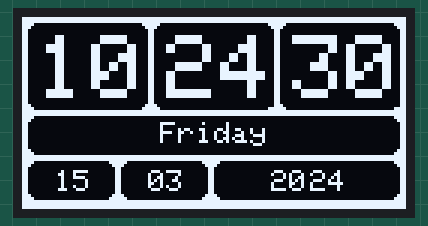
Simulated run of this sketch. Board: Arduino Uno, built with avr-gcc and run on an emulated ATmega328P. Shown: 128×64 one-colour display. The local clock reads 2024-03-15 10:24:30 at power-on unless the sketch sets it; what the sketch prints to the serial monitor is not drawn.

Above: at 0.1 s.
At 3.1 s:
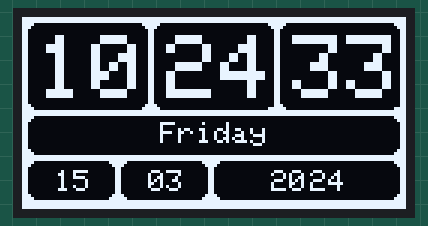
At 9.1 s:
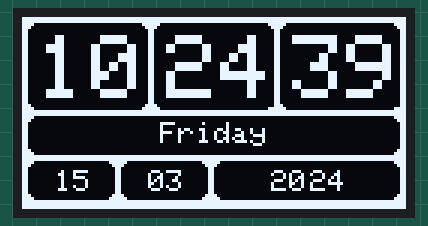
At 19.1 s:
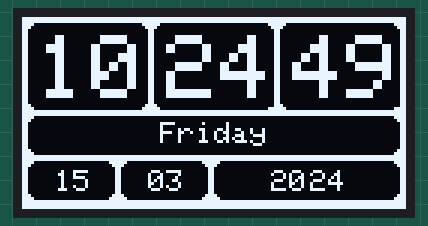
At 27.1 s:
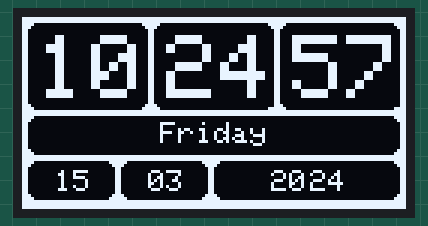
At 38.1 s:
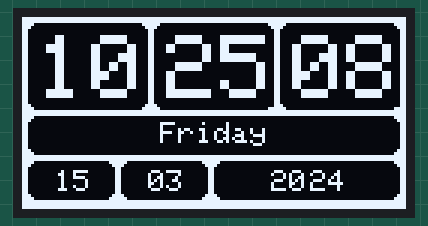

The sketch:

rtc_watch.ino
```cpp
// Date and time functions using a DS3231 RTC connected via I2C and Wire lib
#include <SPI.h>
#include <Wire.h>
#include <Adafruit_GFX.h>
#include <Adafruit_SSD1306.h>
#include <RTClib.h>

#define SCREEN_WIDTH 128 // OLED display width, in pixels
#define SCREEN_HEIGHT 64 // OLED display height, in pixels

// Declaration for an SSD1306 display connected to I2C (SDA, SCL pins)
#define OLED_RESET     -1 // Reset pin # (or -1 if sharing Arduino reset pin)
Adafruit_SSD1306 display(SCREEN_WIDTH, SCREEN_HEIGHT, &Wire, OLED_RESET);

const char *daysOfTheWeek[7] = {
  "Sunday", "Monday", "Tuesday", "Wednesday", "Thursday", "Friday", "Saturday"
};


RTC_DS3231 rtc;

void setup () {
  Serial.begin(9600);

  if (! rtc.begin()) {
    Serial.println("Couldn't find RTC");
    while (1);
  }

  if (rtc.lostPower()) {
    Serial.println("RTC lost power, lets set the time!");
    // If the RTC have lost power it will sets the RTC to the date & time this sketch was compiled in the following line
    // following line sets the RTC to the date & time this sketch was compiled
    rtc.adjust(DateTime(F(__DATE__), F(__TIME__)));
    // This line sets the RTC with an explicit date & time, for example to set
    // January 21, 2014 at 3am you would call:
    // rtc.adjust(DateTime(2014, 1, 21, 3, 0, 0));
  }

  if (!display.begin(SSD1306_SWITCHCAPVCC, 0x3C)) { // Address 0x3D for 128x64
    Serial.println(F("SSD1306 allocation failed"));
    for (;;); // Don't proceed, loop forever
  }

  watchface_begin();

  Serial.println("-- *** --");
}

void watchface_begin() {
  // clear display and draw frame and tics
  display.clearDisplay();

  int spacing = 2;
  int rounding = 3;
  // drawRect params = x, y, w, h, color

  // fill the screen
  display.fillRect(0, 0, SCREEN_WIDTH, SCREEN_HEIGHT, SSD1306_WHITE);

  // make holes for time numbers
  int y = spacing;

  int time_w = (SCREEN_WIDTH - 4*spacing) / 3;
  for (int i = 0; i < 3; i++) {
    display.fillRoundRect(
      spacing * (i+1) + time_w * i, y,
     (int)time_w, (SCREEN_HEIGHT - spacing*3) / 2,
     rounding, SSD1306_BLACK);
  }

  y += (SCREEN_HEIGHT - spacing*3) / 2;
  y += spacing;

  // day of week
  int date_h = (SCREEN_HEIGHT - 3*spacing) / 2;
  date_h = (date_h - spacing)/2;
  display.fillRoundRect(spacing, y,
    SCREEN_WIDTH - 2*spacing, date_h, rounding, SSD1306_BLACK);

  y += (date_h + spacing);
  int x = spacing;
  int date_w = (SCREEN_WIDTH - 3*spacing)/2;
  date_w = (date_w - spacing)/2;
  display.fillRoundRect(x, y, date_w , date_h, rounding, SSD1306_BLACK);
  x += (date_w + spacing);
  display.fillRoundRect(x, y, date_w , date_h, rounding, SSD1306_BLACK);
  x += (date_w + spacing);
  display.fillRoundRect(x, y, date_w*2 + spacing*2 , date_h, rounding, SSD1306_BLACK);

  display.setTextColor(WHITE, BLACK);

  display.display();
}

void watchface_show_time(const DateTime& t) {
  // time
  draw_num(5, 6, t.hour(), 3);
  draw_num(48, 6, t.minute(), 3);
  draw_num(90, 6, t.second(), 3);

  int dow = t.dayOfTheWeek();

  // day of week
  // clear the previous text
  display.setTextSize(1);
  display.setCursor(24 ,35);
  display.print("        ");

  int16_t dow_x, dow_y;
  uint16_t dow_h, dow_w = 44;
  display.getTextBounds(daysOfTheWeek[dow], 0, 35, &dow_x, &dow_y, &dow_w, &dow_h);
  display.setCursor((SCREEN_WIDTH - (int)dow_w)/2, 35);
  display.print(daysOfTheWeek[dow]);


  // date
  draw_num(11, 51, t.day(), 1);
  draw_num(42, 51, t.month(), 1);
  draw_num(83, 51, 20, 1);
  draw_num(96, 51, t.year()-2000, 1);

  // add lines
//  display.drawFastHLine(0, SCREEN_HEIGHT/4, SCREEN_WIDTH, SSD1306_WHITE);
//  display.drawFastHLine(0, (SCREEN_HEIGHT/4) * 2.5 - 1, SCREEN_WIDTH, SSD1306_WHITE);
//  display.drawFastHLine(0, (SCREEN_HEIGHT/4) * 3.5 - 2, SCREEN_WIDTH, SSD1306_WHITE);

  display.display();
}

void draw_num(byte x, byte y, byte num, byte text_size) {
  char text[3];
  sprintf(text, "%02u", num);
  display.setCursor(x, y);
  display.setTextSize(text_size);
  display.print(text);
}


void loop () {
    DateTime foobar = rtc.now();
    watchface_show_time(foobar);

//    Serial.print("Temperature: ");
//    Serial.print(rtc.getTemperature());
//    Serial.println(" C");
//
//    Serial.println();
    delay(100);
}
```

Measured:
- what the display in image 0 shows lasts 0.9 s, from 0.1 s to 1.0 s
- what the display in image 1 shows lasts 1.1 s, from 3.1 s to 4.2 s
